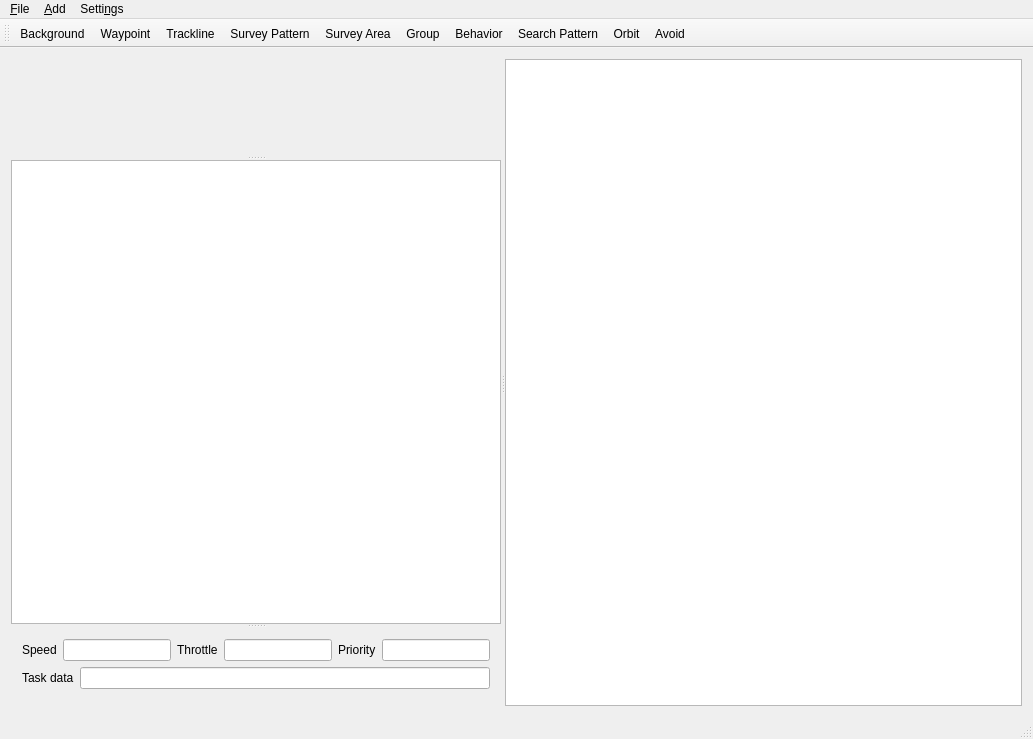
<?xml version="1.0" encoding="UTF-8"?>
<ui version="4.0">
 <class>MainWindow</class>
 <widget class="QMainWindow" name="MainWindow">
  <property name="geometry">
   <rect>
    <x>0</x>
    <y>0</y>
    <width>1033</width>
    <height>739</height>
   </rect>
  </property>
  <property name="windowTitle">
   <string>CCOM Autonomous Mission Planner</string>
  </property>
  <widget class="QWidget" name="centralWidget">
   <layout class="QVBoxLayout" name="verticalLayout">
    <item>
     <widget class="QSplitter" name="mainSplitter">
      <property name="orientation">
       <enum>Qt::Horizontal</enum>
      </property>
      <widget class="QSplitter" name="leftSplitter">
       <property name="orientation">
        <enum>Qt::Vertical</enum>
       </property>
       <widget class="QWidget" name="layoutWidget">
        <layout class="QVBoxLayout" name="platformManagerLayout">
         <item>
          <widget class="QLabel" name="ccomLogoLabel">
           <property name="maximumSize">
            <size>
             <width>200</width>
             <height>50</height>
            </size>
           </property>
           <property name="text">
            <string/>
           </property>
           <property name="pixmap">
            <pixmap resource="main.qrc">:/ccom.png</pixmap>
           </property>
           <property name="scaledContents">
            <bool>true</bool>
           </property>
          </widget>
         </item>
         <item>
          <widget class="ROSLink" name="rosLink" native="true"/>
         </item>
         <item>
          <widget class="PlatformManager" name="platformManager" native="true"/>
         </item>
        </layout>
       </widget>
       <widget class="QSplitter" name="missionElementsSplitter">
        <property name="orientation">
         <enum>Qt::Vertical</enum>
        </property>
        <widget class="QTreeView" name="treeView">
         <property name="sizePolicy">
          <sizepolicy hsizetype="Preferred" vsizetype="Preferred">
           <horstretch>0</horstretch>
           <verstretch>1</verstretch>
          </sizepolicy>
         </property>
         <property name="minimumSize">
          <size>
           <width>0</width>
           <height>25</height>
          </size>
         </property>
         <property name="contextMenuPolicy">
          <enum>Qt::CustomContextMenu</enum>
         </property>
         <property name="dragEnabled">
          <bool>true</bool>
         </property>
         <property name="dragDropMode">
          <enum>QAbstractItemView::DragDrop</enum>
         </property>
         <property name="defaultDropAction">
          <enum>Qt::MoveAction</enum>
         </property>
         <property name="selectionMode">
          <enum>QAbstractItemView::ExtendedSelection</enum>
         </property>
         <attribute name="headerVisible">
          <bool>false</bool>
         </attribute>
        </widget>
        <widget class="QWidget" name="layoutWidget">
         <layout class="QVBoxLayout" name="speedAndDetailsLayout">
          <item>
           <layout class="QHBoxLayout" name="speedLayout">
            <item>
             <widget class="QLabel" name="speedLabel">
              <property name="toolTip">
               <string>Knots</string>
              </property>
              <property name="text">
               <string>Speed</string>
              </property>
             </widget>
            </item>
            <item>
             <widget class="QLineEdit" name="speedLineEdit">
              <property name="toolTip">
               <string>Speed in knots</string>
              </property>
             </widget>
            </item>
            <item>
             <widget class="QLabel" name="throttleLabel">
              <property name="toolTip">
               <string>Throttle</string>
              </property>
              <property name="text">
               <string>Throttle</string>
              </property>
             </widget>
            </item>
            <item>
             <widget class="QLineEdit" name="throttleLineEdit">
              <property name="toolTip">
               <string>Throttle percentage</string>
              </property>
             </widget>
            </item>
            <item>
             <widget class="QLabel" name="priorityLabel">
              <property name="text">
               <string>Priority</string>
              </property>
             </widget>
            </item>
            <item>
             <widget class="QLineEdit" name="priorityLineEdit">
              <property name="toolTip">
               <string>Higher number is lower priority</string>
              </property>
             </widget>
            </item>
           </layout>
          </item>
          <item>
           <layout class="QHBoxLayout" name="taskDataHorizontalLayout">
            <item>
             <widget class="QLabel" name="taskDataLabel">
              <property name="text">
               <string>Task data</string>
              </property>
             </widget>
            </item>
            <item>
             <widget class="QLineEdit" name="taskDataLineEdit"/>
            </item>
           </layout>
          </item>
          <item>
           <widget class="DetailsView" name="detailsView" native="true"/>
          </item>
         </layout>
        </widget>
       </widget>
      </widget>
      <widget class="ProjectView" name="projectView">
       <property name="sizePolicy">
        <sizepolicy hsizetype="Expanding" vsizetype="Expanding">
         <horstretch>1</horstretch>
         <verstretch>0</verstretch>
        </sizepolicy>
       </property>
       <property name="renderHints">
        <set>QPainter::Antialiasing|QPainter::HighQualityAntialiasing|QPainter::SmoothPixmapTransform|QPainter::TextAntialiasing</set>
       </property>
       <property name="dragMode">
        <enum>QGraphicsView::ScrollHandDrag</enum>
       </property>
       <property name="transformationAnchor">
        <enum>QGraphicsView::AnchorUnderMouse</enum>
       </property>
      </widget>
     </widget>
    </item>
   </layout>
  </widget>
  <widget class="QMenuBar" name="menuBar">
   <property name="geometry">
    <rect>
     <x>0</x>
     <y>0</y>
     <width>1033</width>
     <height>22</height>
    </rect>
   </property>
   <widget class="QMenu" name="menu_File">
    <property name="title">
     <string>&amp;File</string>
    </property>
    <addaction name="actionOpen"/>
    <addaction name="actionOpenBackground"/>
    <addaction name="actionOpenGeometry"/>
    <addaction name="actionImport"/>
    <addaction name="separator"/>
    <addaction name="actionSave"/>
    <addaction name="actionSaveAs"/>
   </widget>
   <widget class="QMenu" name="menu_Add">
    <property name="title">
     <string>&amp;Add</string>
    </property>
    <addaction name="actionWaypoint"/>
    <addaction name="actionTrackline"/>
    <addaction name="actionSurveyPattern"/>
    <addaction name="actionSurveyArea"/>
    <addaction name="actionGroup"/>
    <addaction name="actionBehavior"/>
    <addaction name="actionSearchPattern"/>
    <addaction name="actionOrbit"/>
    <addaction name="separator"/>
   </widget>
   <widget class="QMenu" name="menuSettings">
    <property name="title">
     <string>Setti&amp;ngs</string>
    </property>
    <addaction name="actionShowTail"/>
    <addaction name="actionGridManager"/>
    <addaction name="actionMarkersManager"/>
    <addaction name="actionCollisionMonitorManager"/>
    <addaction name="actionAISManager"/>
    <addaction name="actionSay_something"/>
    <addaction name="actionFollow"/>
   </widget>
   <addaction name="menu_File"/>
   <addaction name="menu_Add"/>
   <addaction name="menuSettings"/>
  </widget>
  <widget class="QToolBar" name="mainToolBar">
   <attribute name="toolBarArea">
    <enum>TopToolBarArea</enum>
   </attribute>
   <attribute name="toolBarBreak">
    <bool>false</bool>
   </attribute>
   <addaction name="actionOpenBackground"/>
   <addaction name="actionWaypoint"/>
   <addaction name="actionTrackline"/>
   <addaction name="actionSurveyPattern"/>
   <addaction name="actionSurveyArea"/>
   <addaction name="actionGroup"/>
   <addaction name="actionBehavior"/>
   <addaction name="actionSearchPattern"/>
   <addaction name="actionOrbit"/>
   <addaction name="actionAvoid"/>
  </widget>
  <widget class="QStatusBar" name="statusBar"/>
  <action name="actionOpen">
   <property name="text">
    <string>&amp;Open</string>
   </property>
  </action>
  <action name="actionWaypoint">
   <property name="text">
    <string>&amp;Waypoint</string>
   </property>
   <property name="iconText">
    <string>Waypoint</string>
   </property>
  </action>
  <action name="actionTrackline">
   <property name="text">
    <string>&amp;Trackline</string>
   </property>
   <property name="iconText">
    <string>Trackline</string>
   </property>
  </action>
  <action name="actionSave">
   <property name="text">
    <string>&amp;Save</string>
   </property>
  </action>
  <action name="actionSaveAs">
   <property name="text">
    <string>Sa&amp;ve As</string>
   </property>
  </action>
  <action name="actionOpenBackground">
   <property name="text">
    <string>Open &amp;Background</string>
   </property>
   <property name="iconText">
    <string>Background</string>
   </property>
  </action>
  <action name="actionSurveyPattern">
   <property name="text">
    <string>&amp;Survey Pattern</string>
   </property>
   <property name="iconText">
    <string>Survey Pattern</string>
   </property>
  </action>
  <action name="actionPlatform">
   <property name="text">
    <string>&amp;Platform</string>
   </property>
   <property name="iconText">
    <string>Platform</string>
   </property>
   <property name="toolTip">
    <string>Add Platform</string>
   </property>
  </action>
  <action name="actionOpenGeometry">
   <property name="text">
    <string>Open &amp;Geometry</string>
   </property>
  </action>
  <action name="actionGroup">
   <property name="text">
    <string>&amp;Group</string>
   </property>
   <property name="iconText">
    <string>Group</string>
   </property>
  </action>
  <action name="actionImport">
   <property name="text">
    <string>&amp;Import</string>
   </property>
  </action>
  <action name="actionSurveyArea">
   <property name="enabled">
    <bool>true</bool>
   </property>
   <property name="text">
    <string>S&amp;urvey Area</string>
   </property>
   <property name="iconText">
    <string>Survey Area</string>
   </property>
  </action>
  <action name="actionBehavior">
   <property name="text">
    <string>&amp;Behavior</string>
   </property>
   <property name="iconText">
    <string>Behavior</string>
   </property>
  </action>
  <action name="actionRadar">
   <property name="checkable">
    <bool>true</bool>
   </property>
   <property name="checked">
    <bool>true</bool>
   </property>
   <property name="text">
    <string>Radar</string>
   </property>
  </action>
  <action name="actionShowTail">
   <property name="checkable">
    <bool>true</bool>
   </property>
   <property name="checked">
    <bool>true</bool>
   </property>
   <property name="text">
    <string>Show tail</string>
   </property>
  </action>
  <action name="actionAISManager">
   <property name="text">
    <string>AIS Manager</string>
   </property>
  </action>
  <action name="actionSay_something">
   <property name="text">
    <string>Say something</string>
   </property>
  </action>
  <action name="actionRadarColor">
   <property name="text">
    <string>Radar Color</string>
   </property>
  </action>
  <action name="actionFollow">
   <property name="checkable">
    <bool>true</bool>
   </property>
   <property name="text">
    <string>Follow</string>
   </property>
  </action>
  <action name="actionSearchPattern">
   <property name="text">
    <string>Search Pattern</string>
   </property>
  </action>
  <action name="actionOrbit">
   <property name="text">
    <string>Orbit</string>
   </property>
  </action>
  <action name="actionRadarManager">
   <property name="text">
    <string>Radar Manager</string>
   </property>
  </action>
  <action name="actionGridManager">
   <property name="text">
    <string>Grid Manager</string>
   </property>
  </action>
  <action name="actionMarkersManager">
   <property name="text">
    <string>Markers Manager</string>
   </property>
  </action>
  <action name="actionCollisionMonitorManager">
   <property name="text">
    <string>Collision Monitor Manager</string>
   </property>
  </action>
  <action name="actionAvoid">
   <property name="text">
    <string>Avoid</string>
   </property>
  </action>
 </widget>
 <layoutdefault spacing="6" margin="11"/>
 <customwidgets>
  <customwidget>
   <class>ProjectView</class>
   <extends>QGraphicsView</extends>
   <header>projectview.h</header>
  </customwidget>
  <customwidget>
   <class>DetailsView</class>
   <extends>QWidget</extends>
   <header>detailsview.h</header>
   <container>1</container>
  </customwidget>
  <customwidget>
   <class>PlatformManager</class>
   <extends>QWidget</extends>
   <header>platform_manager/platform_manager.h</header>
   <container>1</container>
  </customwidget>
  <customwidget>
   <class>ROSLink</class>
   <extends>QWidget</extends>
   <header>roslink.h</header>
   <container>1</container>
  </customwidget>
 </customwidgets>
 <resources>
  <include location="main.qrc"/>
 </resources>
 <connections/>
</ui>
